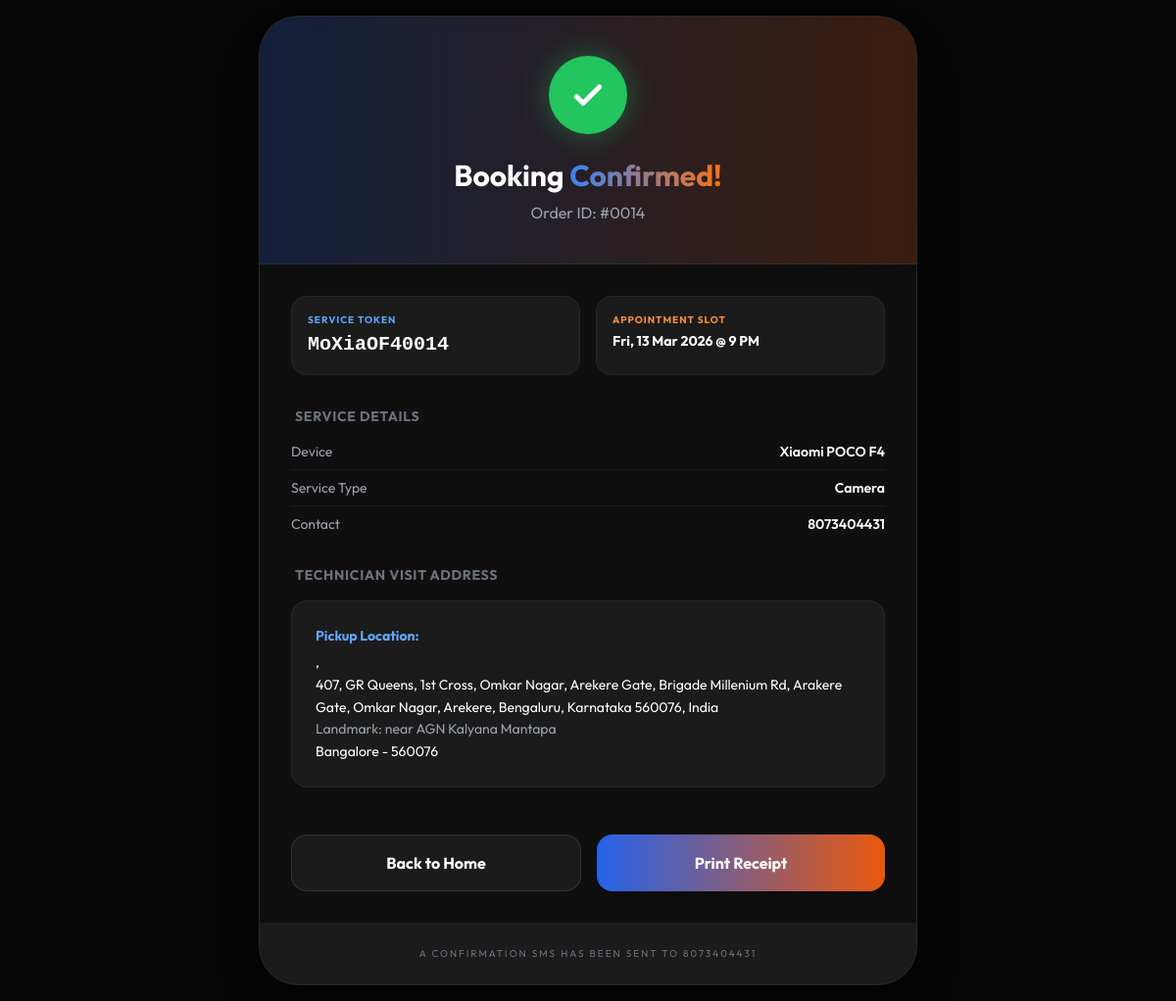
The page /bookings/bookings/booking/success/MoXiaOF40014/ on the database its author committed.
### Bookings/models.py (models this page shows, shortened)
class Booking(models.Model):
    STATUS_CHOICES = [
        ('pending', 'Pending'),
        ('assigned', 'Technician Assigned'),
        ('in_progress', 'In Progress'),
        ('completed', 'Completed'),
        ('cancelled', 'Cancelled'),
    ]
    status = models.CharField(max_length=20, choices=STATUS_CHOICES, default='pending')
    user = models.ForeignKey('Accounts.MyUser', on_delete=models.CASCADE)
    service_type = models.CharField(max_length=100)
    service_name = models.CharField(max_length=200)
    model = models.CharField(max_length=100)
    purpose = models.CharField(max_length=100)
    description = models.TextField()
    phone = models.CharField(max_length=15, blank=True, null=True)
    booking_date = models.DateTimeField()
    created_at = models.DateTimeField(auto_now_add=True)
    sequence_number = models.PositiveIntegerField(unique=True, editable=False)
    token = models.CharField(max_length=30, editable=False, null=True, blank=True)
    order_id = models.CharField(max_length=10, editable=False, null=True, blank=True)

class BookingAddress(models.Model):
    booking = models.OneToOneField(Booking, on_delete=models.CASCADE, related_name='address')
    house_no = models.CharField(max_length=100)
    building_name = models.CharField(max_length=100)
    street = models.CharField(max_length=255)
    landmark = models.CharField(max_length=100, blank=True, null=True)
    city = models.CharField(max_length=100, default="Bangalore")
    state = models.CharField(max_length=100, default="Karnataka")
    pincode = models.CharField(max_length=20)
    country = models.CharField(max_length=100, default='India')

### Bookings/views.py (the view)
# urls.py: path('bookings/booking/success/<str:token>/', booking_success, name='booking_success'),
def booking_success(request, token):
    booking = get_object_or_404(Booking.objects.select_related('address'), token=token)
    return render(request, 'Bookings/success.html', {'booking': booking})

### templates/Bookings/success.html (shortened to what this page needs)
<!DOCTYPE html>
<html lang="en">
<head>
    <script src="https://cdn.tailwindcss.com"></script>
</head>
<body class="flex items-center justify-center min-h-screen p-4">
    <div class="max-w-2xl w-full glass-card rounded-[2.5rem] overflow-hidden shadow-2xl">
        <div class="bg-gradient-to-r from-blue-600/20 to-orange-600/20 p-10 text-center border-b border-white/5">
            <div class="w-20 h-20 bg-green-500 rounded-full flex items-center justify-center mx-auto mb-6 shadow-[0_0_30px_rgba(34,197,94,0.4)]">
                <svg class="w-10 h-10 text-white" fill="none" stroke="currentColor" viewBox="0 0 24 24"><path stroke-linecap="round" stroke-linejoin="round" stroke-width="3" d="M5 13l4 4L19 7"></path></svg>
            </div>
            <h1 class="text-3xl font-bold mb-2">Booking <span class="brand-gradient">Confirmed!</span></h1>
            <p class="text-gray-400">Order ID: {{ booking.order_id }}</p>
        </div>
        <div class="p-8 space-y-8">
            <div class="grid grid-cols-1 md:grid-cols-2 gap-4">
                <div class="bg-white/5 p-4 rounded-2xl border border-white/5">
                    <p class="text-[10px] text-blue-400 font-bold uppercase tracking-widest">Service Token</p>
                    <p class="text-xl font-mono font-bold mt-1">{{ booking.token }}</p>
                </div>
                <div class="bg-white/5 p-4 rounded-2xl border border-white/5">
                    <p class="text-[10px] text-orange-400 font-bold uppercase tracking-widest">Appointment Slot</p>
                    <p class="text-sm font-bold mt-1">{{ booking.booking_date|date:"D, d M Y" }} @ {{ booking.booking_date|date:"f A" }}</p>
                </div>
            </div>
            <div class="space-y-4">
                <h3 class="text-sm font-bold text-gray-500 uppercase tracking-wider ml-1">Service Details</h3>
                <div class="space-y-2 text-sm">
                    <div class="flex justify-between border-b border-white/5 pb-2">
                        <span class="text-gray-400">Device</span>
                        <span class="font-semibold">{{ booking.service_name }} {{ booking.model }}</span>
                    </div>
                    <div class="flex justify-between border-b border-white/5 pb-2">
                        <span class="text-gray-400">Service Type</span>
                        <span class="font-semibold capitalize">{{ booking.purpose }}</span>
                    </div>
                    <div class="flex justify-between">
                        <span class="text-gray-400">Contact</span>
                        <span class="font-semibold">{{ booking.phone }}</span>
                    </div>
                </div>
            </div>
            <div class="space-y-4">
                <h3 class="text-sm font-bold text-gray-500 uppercase tracking-wider ml-1">Technician Visit Address</h3>
                <div class="bg-white/5 p-6 rounded-2xl border border-white/5 text-sm leading-relaxed">
                    <p class="font-bold text-blue-400 mb-1">Pickup Location:</p>
                    {{ booking.address.house_no }}, {{ booking.address.building_name }}<br>
                    {{ booking.address.street }}<br>
                    {% if booking.address.landmark %}<span class="text-gray-400">Landmark: {{ booking.address.landmark }}</span><br>{% endif %}
                    {{ booking.address.city }} - {{ booking.address.pincode }}
                </div>
            </div>
            <div class="flex flex-col sm:flex-row gap-4 pt-4">
                <a href="/" class="flex-1 bg-white/5 hover:bg-white/10 text-white font-bold py-4 rounded-2xl text-center transition-all border border-white/10">
                    Back to Home
                </a>
                <button onclick="window.print()" class="flex-1 bg-gradient-to-r from-blue-600 to-orange-600 font-bold py-4 rounded-2xl text-center transition-all shadow-lg hover:shadow-blue-500/20">
                    Print Receipt
                </button>
            </div>
        </div>
        <div class="p-6 bg-white/5 text-center text-[10px] text-gray-500 uppercase tracking-[0.2em]">
            A confirmation SMS has been sent to {{ booking.phone }}
        </div>
    </div>
</body>
</html>

### templates/Bookings/success.html (style rules this page uses)
:root { --bg-dark: #050505; --blue-glow: #3b82f6; --orange-glow: #f97316; }
body { background-color: var(--bg-dark); color: white; font-family: 'Outfit', sans-serif; }
.glass-card { background: rgba(20, 20, 20, 0.7); backdrop-filter: blur(12px); border: 1px solid rgba(255, 255, 255, 0.1); }
.brand-gradient { background: linear-gradient(to right, #3b82f6, #f97316); -webkit-background-clip: text; -webkit-text-fill-color: transparent; }

### rows shown on the page
Booking: order_id "#0014", token "MoXiaOF40014", booking_date "Fri, 13 Mar 2026", booking_date "9 PM", service_name "Xiaomi", model "POCO F4", purpose "Camera", phone "8073404431", address.street "407, GR Queens, 1st Cross, Omkar Nagar, Arekere Gate, Brigade Millenium Rd, Arakere Gate, Omkar Nagar, Arekere, Bengaluru, Karnataka 560076, India", address.landmark "near AGN Kalyana Mantapa", address.city "Bangalore", address.pincode "560076"
